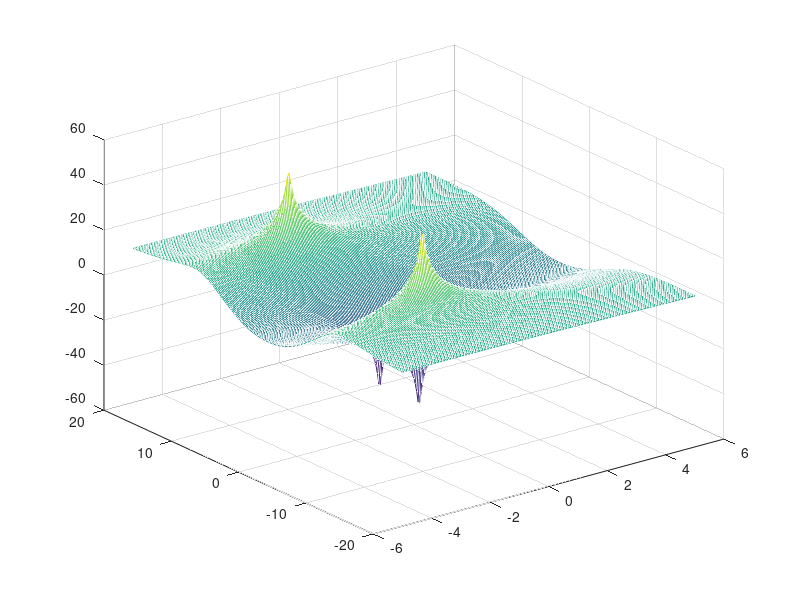

Here is the MATLAB script that generated this plot:
omega = linspace(-20, 20, 200);
sigma = linspace(-5, 5, 200);

[sigmagrid, omegagrid] = meshgrid(sigma, omega);
sgrid = sigmagrid + 1i*omegagrid;

b = [2 2 17];
a = [1 4 104];
H1 = polyval(b, sgrid)./polyval(a, sgrid);
mesh(sigma, omega, 20*log10(abs(H1)));





